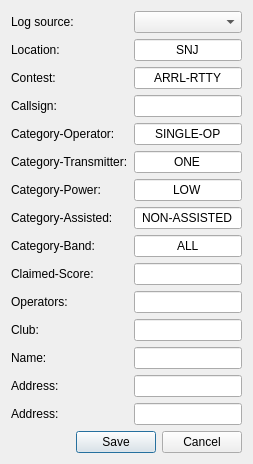
<?xml version="1.0" encoding="UTF-8"?>
<ui version="4.0">
 <class>ExportCabrillo</class>
 <widget class="QDialog" name="ExportCabrillo">
  <property name="windowTitle">
   <string>Dialog</string>
  </property>
  <layout class="QVBoxLayout" name="verticalLayout">
   <item>
    <layout class="QFormLayout" name="formLayout">
     <item row="0" column="0">
      <widget class="QLabel" name="log_source_label">
       <property name="text">
        <string>Log source:</string>
       </property>
       <property name="buddy">
        <cstring>log_source_combo</cstring>
       </property>
      </widget>
     </item>
     <item row="0" column="1">
      <widget class="QComboBox" name="log_source_combo"/>
     </item>
     <item row="1" column="0">
      <widget class="QLabel" name="location_label">
       <property name="text">
        <string>Location:</string>
       </property>
       <property name="buddy">
        <cstring>location_line_edit</cstring>
       </property>
      </widget>
     </item>
     <item row="1" column="1">
      <widget class="QLineEdit" name="location_line_edit">
       <property name="text">
        <string>SNJ</string>
       </property>
       <property name="alignment">
        <set>Qt::AlignCenter</set>
       </property>
      </widget>
     </item>
     <item row="2" column="0">
      <widget class="QLabel" name="contest_label">
       <property name="text">
        <string>Contest:</string>
       </property>
       <property name="buddy">
        <cstring>contest_line_edit</cstring>
       </property>
      </widget>
     </item>
     <item row="2" column="1">
      <widget class="QLineEdit" name="contest_line_edit">
       <property name="text">
        <string>ARRL-RTTY</string>
       </property>
       <property name="alignment">
        <set>Qt::AlignCenter</set>
       </property>
      </widget>
     </item>
     <item row="3" column="0">
      <widget class="QLabel" name="call_label">
       <property name="text">
        <string>Callsign:</string>
       </property>
       <property name="buddy">
        <cstring>call_line_edit</cstring>
       </property>
      </widget>
     </item>
     <item row="3" column="1">
      <widget class="QLineEdit" name="call_line_edit">
       <property name="text">
        <string/>
       </property>
       <property name="alignment">
        <set>Qt::AlignCenter</set>
       </property>
      </widget>
     </item>
     <item row="4" column="0">
      <widget class="QLabel" name="category_op_label">
       <property name="text">
        <string>Category-Operator: </string>
       </property>
       <property name="buddy">
        <cstring>category_op_line_edit</cstring>
       </property>
      </widget>
     </item>
     <item row="4" column="1">
      <widget class="QLineEdit" name="category_op_line_edit">
       <property name="text">
        <string>SINGLE-OP</string>
       </property>
       <property name="alignment">
        <set>Qt::AlignCenter</set>
       </property>
      </widget>
     </item>
     <item row="5" column="0">
      <widget class="QLabel" name="category_xmtr_label">
       <property name="text">
        <string>Category-Transmitter:</string>
       </property>
       <property name="buddy">
        <cstring>category_xmtr_line_edit</cstring>
       </property>
      </widget>
     </item>
     <item row="5" column="1">
      <widget class="QLineEdit" name="category_xmtr_line_edit">
       <property name="text">
        <string>ONE</string>
       </property>
       <property name="alignment">
        <set>Qt::AlignCenter</set>
       </property>
      </widget>
     </item>
     <item row="6" column="0">
      <widget class="QLabel" name="category_pwr_label">
       <property name="text">
        <string>Category-Power:</string>
       </property>
       <property name="buddy">
        <cstring>category_pwr_line_edit</cstring>
       </property>
      </widget>
     </item>
     <item row="6" column="1">
      <widget class="QLineEdit" name="category_pwr_line_edit">
       <property name="text">
        <string>LOW</string>
       </property>
       <property name="alignment">
        <set>Qt::AlignCenter</set>
       </property>
      </widget>
     </item>
     <item row="7" column="0">
      <widget class="QLabel" name="category_assisted_label">
       <property name="text">
        <string>Category-Assisted:</string>
       </property>
       <property name="buddy">
        <cstring>category_assisted_line_edit</cstring>
       </property>
      </widget>
     </item>
     <item row="7" column="1">
      <widget class="QLineEdit" name="category_assisted_line_edit">
       <property name="text">
        <string>NON-ASSISTED</string>
       </property>
       <property name="alignment">
        <set>Qt::AlignCenter</set>
       </property>
      </widget>
     </item>
     <item row="8" column="0">
      <widget class="QLabel" name="category_band_label">
       <property name="text">
        <string>Category-Band:</string>
       </property>
       <property name="buddy">
        <cstring>category_band_line_edit</cstring>
       </property>
      </widget>
     </item>
     <item row="8" column="1">
      <widget class="QLineEdit" name="category_band_line_edit">
       <property name="text">
        <string>ALL</string>
       </property>
       <property name="alignment">
        <set>Qt::AlignCenter</set>
       </property>
      </widget>
     </item>
     <item row="9" column="0">
      <widget class="QLabel" name="claimed_label">
       <property name="text">
        <string>Claimed-Score:</string>
       </property>
       <property name="buddy">
        <cstring>claimed_line_edit</cstring>
       </property>
      </widget>
     </item>
     <item row="9" column="1">
      <widget class="QLineEdit" name="claimed_line_edit">
       <property name="text">
        <string/>
       </property>
       <property name="alignment">
        <set>Qt::AlignCenter</set>
       </property>
      </widget>
     </item>
     <item row="10" column="0">
      <widget class="QLabel" name="operators_label">
       <property name="text">
        <string>Operators:</string>
       </property>
       <property name="buddy">
        <cstring>operators_line_edit</cstring>
       </property>
      </widget>
     </item>
     <item row="10" column="1">
      <widget class="QLineEdit" name="operators_line_edit">
       <property name="text">
        <string/>
       </property>
       <property name="alignment">
        <set>Qt::AlignCenter</set>
       </property>
      </widget>
     </item>
     <item row="11" column="0">
      <widget class="QLabel" name="club_label">
       <property name="text">
        <string>Club:</string>
       </property>
       <property name="buddy">
        <cstring>club_line_edit</cstring>
       </property>
      </widget>
     </item>
     <item row="11" column="1">
      <widget class="QLineEdit" name="club_line_edit">
       <property name="alignment">
        <set>Qt::AlignCenter</set>
       </property>
      </widget>
     </item>
     <item row="12" column="0">
      <widget class="QLabel" name="name_label">
       <property name="text">
        <string>Name:</string>
       </property>
       <property name="buddy">
        <cstring>name_line_edit</cstring>
       </property>
      </widget>
     </item>
     <item row="12" column="1">
      <widget class="QLineEdit" name="name_line_edit">
       <property name="text">
        <string/>
       </property>
       <property name="alignment">
        <set>Qt::AlignCenter</set>
       </property>
      </widget>
     </item>
     <item row="13" column="0">
      <widget class="QLabel" name="addr_1_label">
       <property name="text">
        <string>Address:</string>
       </property>
       <property name="buddy">
        <cstring>addr_1_line_edit</cstring>
       </property>
      </widget>
     </item>
     <item row="13" column="1">
      <widget class="QLineEdit" name="addr_1_line_edit">
       <property name="alignment">
        <set>Qt::AlignCenter</set>
       </property>
      </widget>
     </item>
     <item row="14" column="0">
      <widget class="QLabel" name="addr_2_label">
       <property name="text">
        <string>Address:</string>
       </property>
       <property name="buddy">
        <cstring>addr_2_line_edit</cstring>
       </property>
      </widget>
     </item>
     <item row="14" column="1">
      <widget class="QLineEdit" name="addr_2_line_edit">
       <property name="alignment">
        <set>Qt::AlignCenter</set>
       </property>
      </widget>
     </item>
    </layout>
   </item>
   <item>
    <widget class="QDialogButtonBox" name="buttonBox">
     <property name="orientation">
      <enum>Qt::Horizontal</enum>
     </property>
     <property name="standardButtons">
      <set>QDialogButtonBox::Cancel|QDialogButtonBox::Save</set>
     </property>
    </widget>
   </item>
  </layout>
 </widget>
 <resources/>
 <connections>
  <connection>
   <sender>buttonBox</sender>
   <signal>accepted()</signal>
   <receiver>ExportCabrillo</receiver>
   <slot>accept()</slot>
   <hints>
    <hint type="sourcelabel">
     <x>248</x>
     <y>254</y>
    </hint>
    <hint type="destinationlabel">
     <x>157</x>
     <y>274</y>
    </hint>
   </hints>
  </connection>
  <connection>
   <sender>buttonBox</sender>
   <signal>rejected()</signal>
   <receiver>ExportCabrillo</receiver>
   <slot>reject()</slot>
   <hints>
    <hint type="sourcelabel">
     <x>316</x>
     <y>260</y>
    </hint>
    <hint type="destinationlabel">
     <x>286</x>
     <y>274</y>
    </hint>
   </hints>
  </connection>
 </connections>
</ui>
